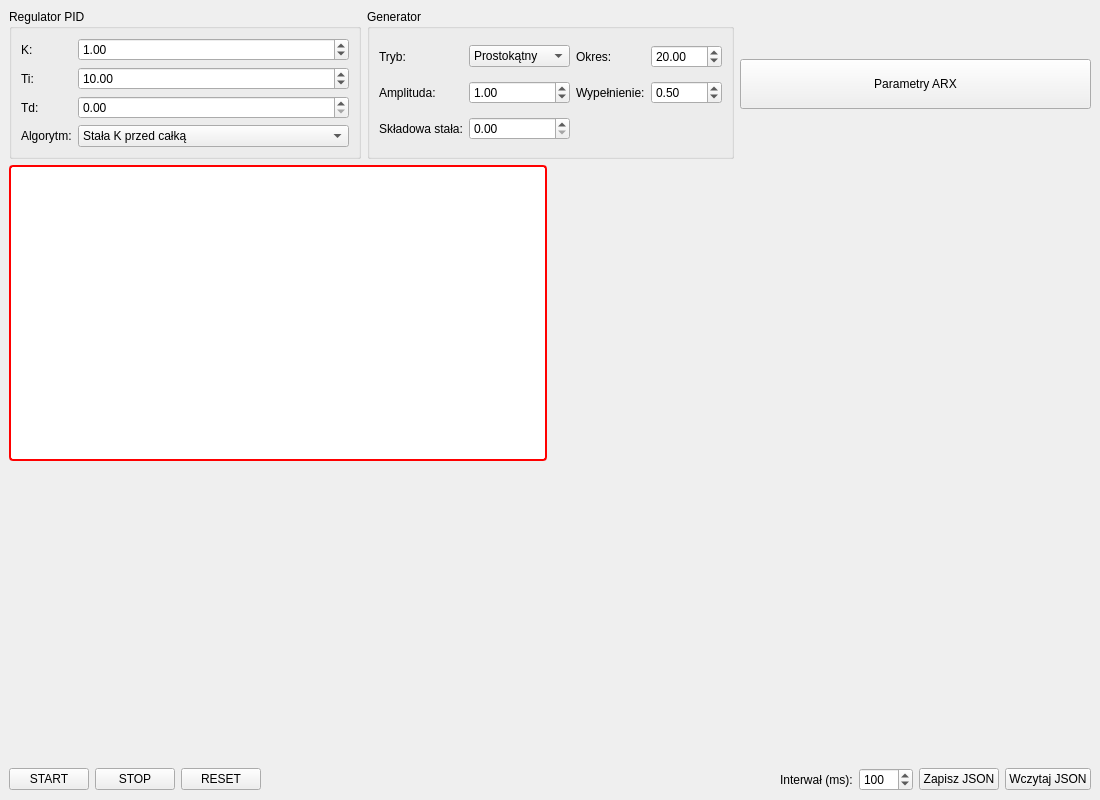
<?xml version="1.0" encoding="UTF-8"?>
<ui version="4.0">
 <class>MainWindow</class>
 <widget class="QMainWindow" name="MainWindow">
  <property name="geometry">
   <rect>
    <x>0</x>
    <y>0</y>
    <width>1100</width>
    <height>800</height>
   </rect>
  </property>
  <property name="minimumSize">
   <size>
    <width>0</width>
    <height>500</height>
   </size>
  </property>
  <property name="windowTitle">
   <string>Symulator UAR</string>
  </property>
  <widget class="QWidget" name="centralwidget">
   <layout class="QVBoxLayout" name="verticalLayout" stretch="0,1,0">
    <item>
     <layout class="QHBoxLayout" name="horizontalLayoutParams">
      <item>
       <widget class="QGroupBox" name="groupPID">
        <property name="title">
         <string>Regulator PID</string>
        </property>
        <layout class="QFormLayout" name="formLayoutPID">
         <item row="0" column="0">
          <widget class="QLabel" name="labelK">
           <property name="text">
            <string>K:</string>
           </property>
          </widget>
         </item>
         <item row="0" column="1">
          <widget class="QDoubleSpinBox" name="spinK">
           <property name="value">
            <double>1.000000000000000</double>
           </property>
          </widget>
         </item>
         <item row="1" column="0">
          <widget class="QLabel" name="labelTi">
           <property name="text">
            <string>Ti:</string>
           </property>
          </widget>
         </item>
         <item row="1" column="1">
          <widget class="QDoubleSpinBox" name="spinTi">
           <property name="value">
            <double>10.000000000000000</double>
           </property>
          </widget>
         </item>
         <item row="2" column="0">
          <widget class="QLabel" name="labelTd">
           <property name="text">
            <string>Td:</string>
           </property>
          </widget>
         </item>
         <item row="2" column="1">
          <widget class="QDoubleSpinBox" name="spinTd"/>
         </item>
         <item row="3" column="0">
          <widget class="QLabel" name="labelPIDMethod">
           <property name="text">
            <string>Algorytm:</string>
           </property>
          </widget>
         </item>
         <item row="3" column="1">
          <widget class="QComboBox" name="comboPIDMethod">
           <item>
            <property name="text">
             <string>Stała K przed całką</string>
            </property>
           </item>
           <item>
            <property name="text">
             <string>Stała K pod całką</string>
            </property>
           </item>
          </widget>
         </item>
        </layout>
       </widget>
      </item>
      <item>
       <widget class="QGroupBox" name="groupGen">
        <property name="title">
         <string>Generator</string>
        </property>
        <layout class="QGridLayout" name="gridLayoutGen">
         <item row="0" column="0">
          <widget class="QLabel" name="lT">
           <property name="text">
            <string>Tryb:</string>
           </property>
          </widget>
         </item>
         <item row="0" column="1">
          <widget class="QComboBox" name="comboGenType">
           <item>
            <property name="text">
             <string>Prostokątny</string>
            </property>
           </item>
           <item>
            <property name="text">
             <string>Sinusoidalny</string>
            </property>
           </item>
          </widget>
         </item>
         <item row="1" column="0">
          <widget class="QLabel" name="lA">
           <property name="text">
            <string>Amplituda:</string>
           </property>
          </widget>
         </item>
         <item row="1" column="1">
          <widget class="QDoubleSpinBox" name="spinAmp">
           <property name="value">
            <double>1.000000000000000</double>
           </property>
          </widget>
         </item>
         <item row="0" column="2">
          <widget class="QLabel" name="lTT">
           <property name="text">
            <string>Okres:</string>
           </property>
          </widget>
         </item>
         <item row="0" column="3">
          <widget class="QDoubleSpinBox" name="spinOkres">
           <property name="maximum">
            <double>9999.000000000000000</double>
           </property>
           <property name="value">
            <double>20.000000000000000</double>
           </property>
          </widget>
         </item>
         <item row="2" column="0">
          <widget class="QLabel" name="lS">
           <property name="text">
            <string>Składowa stała:</string>
           </property>
          </widget>
         </item>
         <item row="2" column="1">
          <widget class="QDoubleSpinBox" name="spinOffset"/>
         </item>
         <item row="1" column="2">
          <widget class="QLabel" name="lP">
           <property name="text">
            <string>Wypełnienie:</string>
           </property>
          </widget>
         </item>
         <item row="1" column="3">
          <widget class="QDoubleSpinBox" name="spinFill">
           <property name="maximum">
            <double>1.000000000000000</double>
           </property>
           <property name="value">
            <double>0.500000000000000</double>
           </property>
          </widget>
         </item>
        </layout>
       </widget>
      </item>
      <item>
       <widget class="QPushButton" name="btnARX">
        <property name="minimumSize">
         <size>
          <width>150</width>
          <height>50</height>
         </size>
        </property>
        <property name="text">
         <string>Parametry ARX</string>
        </property>
       </widget>
      </item>
     </layout>
    </item>
    <item>
     <layout class="QGridLayout" name="gridLayoutCharts">
      <item row="0" column="0">
       <widget class="QFrame" name="framePlotY">
        <property name="styleSheet">
         <string notr="true">QFrame#framePlotY { border: 2px solid red; background-color: white; border-radius: 4px; }</string>
        </property>
        <layout class="QVBoxLayout" name="layoutPlotY">
         <property name="leftMargin">
          <number>2</number>
         </property>
         <property name="topMargin">
          <number>2</number>
         </property>
         <property name="rightMargin">
          <number>2</number>
         </property>
         <property name="bottomMargin">
          <number>2</number>
         </property>
        </layout>
       </widget>
      </item>
      <item row="0" column="1">
       <widget class="QFrame" name="framePlotError">
        <property name="autoFillBackground">
         <bool>false</bool>
        </property>
        <property name="styleSheet">
         <string notr="true"/>
        </property>
        <layout class="QVBoxLayout" name="layoutPlotError">
         <property name="leftMargin">
          <number>2</number>
         </property>
         <property name="topMargin">
          <number>2</number>
         </property>
         <property name="rightMargin">
          <number>2</number>
         </property>
         <property name="bottomMargin">
          <number>2</number>
         </property>
        </layout>
       </widget>
      </item>
      <item row="1" column="0">
       <widget class="QFrame" name="framePlotU">
        <property name="styleSheet">
         <string notr="true"/>
        </property>
        <layout class="QVBoxLayout" name="layoutPlotU">
         <property name="leftMargin">
          <number>2</number>
         </property>
         <property name="topMargin">
          <number>2</number>
         </property>
         <property name="rightMargin">
          <number>2</number>
         </property>
         <property name="bottomMargin">
          <number>2</number>
         </property>
        </layout>
       </widget>
      </item>
      <item row="1" column="1">
       <widget class="QFrame" name="framePlotUComp">
        <property name="styleSheet">
         <string notr="true"/>
        </property>
        <layout class="QVBoxLayout" name="layoutPlotUComp">
         <property name="leftMargin">
          <number>2</number>
         </property>
         <property name="topMargin">
          <number>2</number>
         </property>
         <property name="rightMargin">
          <number>2</number>
         </property>
         <property name="bottomMargin">
          <number>2</number>
         </property>
        </layout>
       </widget>
      </item>
     </layout>
    </item>
    <item>
     <layout class="QHBoxLayout" name="horizontalLayoutBtns">
      <item>
       <widget class="QPushButton" name="btnStart">
        <property name="text">
         <string>START</string>
        </property>
       </widget>
      </item>
      <item>
       <widget class="QPushButton" name="btnStop">
        <property name="text">
         <string>STOP</string>
        </property>
       </widget>
      </item>
      <item>
       <widget class="QPushButton" name="btnReset">
        <property name="text">
         <string>RESET</string>
        </property>
       </widget>
      </item>
      <item>
       <spacer name="spacer">
        <property name="orientation">
         <enum>Qt::Horizontal</enum>
        </property>
        <property name="sizeHint" stdset="0">
         <size>
          <width>0</width>
          <height>0</height>
         </size>
        </property>
       </spacer>
      </item>
      <item>
       <widget class="QLabel" name="lblInt">
        <property name="text">
         <string>Interwał (ms):</string>
        </property>
       </widget>
      </item>
      <item>
       <widget class="QSpinBox" name="spinInterval">
        <property name="maximum">
         <number>5000</number>
        </property>
        <property name="value">
         <number>100</number>
        </property>
       </widget>
      </item>
      <item>
       <widget class="QPushButton" name="btnSave">
        <property name="text">
         <string>Zapisz JSON</string>
        </property>
       </widget>
      </item>
      <item>
       <widget class="QPushButton" name="btnLoad">
        <property name="text">
         <string>Wczytaj JSON</string>
        </property>
       </widget>
      </item>
     </layout>
    </item>
   </layout>
  </widget>
 </widget>
 <resources/>
 <connections/>
</ui>
